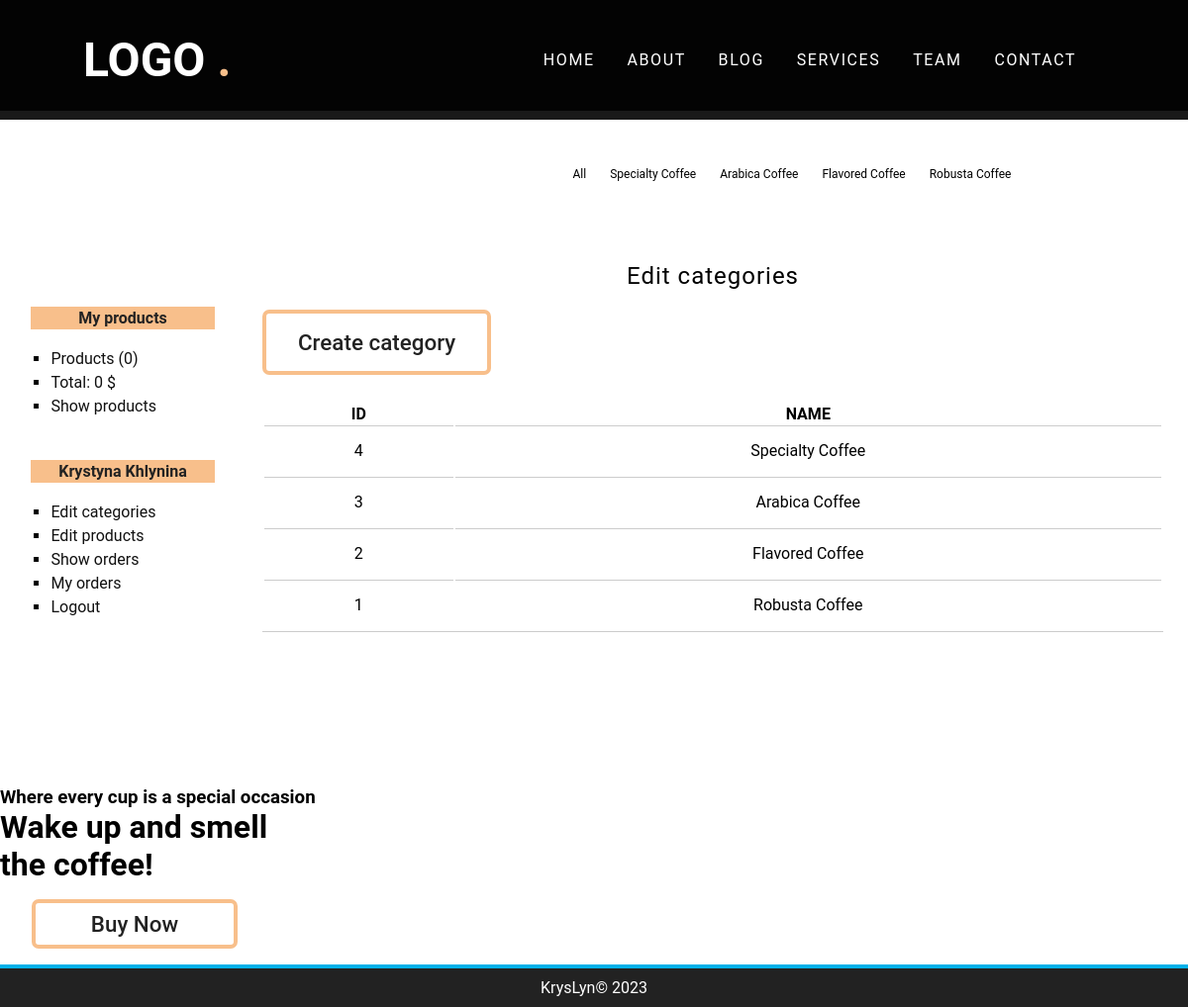
The page /categoria/index (signed in) on the database its author committed.
### tables this page shows
CREATE TABLE `categorias` (
  `id` int(255) NOT NULL,
  `nombre` varchar(100) NOT NULL
);

### config/db.php (called while the page is built)
<?php
class Database{
	public static function connect(){
		$db = new mysqli('localhost', 'root', '', 'tienda_master');
		$db->query("SET NAMES 'utf8'");
		return $db;
	}
}

### helpers/utils.php (called while the page is built, shortened)
<?php
class Utils{
	public static function showCategorias(){
		require_once 'models/categoria.php';
		$categoria = new Categoria();
		$categorias = $categoria->getAll();
		return $categorias;
	}
}

### models/categoria.php (called while the page is built, shortened)
<?php
class Categoria{
	private $db;
	public function __construct() {
		$this->db = Database::connect();
	}
	public function getAll(){
		$categorias = $this->db->query("SELECT * FROM categorias ORDER BY id DESC;");
		return $categorias;
	}
}

### controllers/CategoriaController.php (called while the page is built, shortened)
<?php
require_once 'models/categoria.php';
class categoriaController{
	public function index(){
		$categoria = new Categoria();
		$categorias = $categoria->getAll();
		require_once 'views/categoria/index.php';
	}
}

### views/categoria/index.php (the view)
<h1>Edit categories</h1>
<a href="<?=base_url?>categoria/crear" class="button btn-create">
	Create category
</a>
<table>
	<tr>
		<th>ID</th>
		<th>NAME</th>
	</tr>
	<?php while($cat = $categorias->fetch_object()): ?>
		<tr>
			<td><?=$cat->id;?></td>
			<td><?=$cat->nombre;?></td>
		</tr>
	<?php endwhile; ?>
</table>

### views/layout/header.php (shortened to what this page needs)
<!DOCTYPE HTML>
<html lang="de">
	<head>
		<link rel="stylesheet" href="<?=base_url?>assets/css/styles.css" />
		<link rel="stylesheet" href="https://cdnjs.cloudflare.com/ajax/libs/font-awesome/6.2.1/css/all.min.css" />
	</head>
	<body>
		<div id="container">
			  <div class="header" id="home">
        <nav id="navbar">
            <a href="#home" class="logo">LOGO <span>.</span></a>
            <div class="links" id="nav">
                <a href="#home">Home</a>
                <a href="#about">About</a>
                <a href="#blog">Blog</a>
                <a href="#service">Services</a>
                <a href="#team">Team</a>
                <a href="#contact">Contact</a>
            </div>
        </nav>
		</div>
<?php $categorias = Utils::showCategorias(); ?>
			<nav id="menu">
				<ul>
					<li>
						<a href="<?=base_url?>">All</a>
					</li>
					<?php while($cat = $categorias->fetch_object()): ?>
						<li>
							<a href="<?=base_url?>categoria/ver&id=<?=$cat->id?>"><?=$cat->nombre?></a>
						</li>
					<?php endwhile; ?>
				</ul>
			</nav>
			<div id="content">

### assets/css/styles.css (style rules this page uses)
:root { --font-heading: crimson; --para-font: #777777; --black: #222222; --bg: #f8bf8b; --white: #fff; }
* { font-family: 'Roboto', sans-serif; margin: 0; padding: 0; box-sizing: border-box; outline: none; border: none; text-decoration: none; transition: 0.2s linear; }
a { color: #111111; }
table { text-align: center; width: 100%; border-bottom: 1px solid #ccc; margin-top: 3rem; }
td { border-top: 1px solid #ccc; padding: 15px; }
#container { width: 100%; margin: 0px auto; box-shadow: 0px 0px 10px gray; background: white; }
.header { width: 100%; height: 14vh; background: var(--black); background-repeat: no-repeat; background-size: cover; }
#navbar { background: rgba(0, 0, 0, 0.9); display: flex; align-items: center; justify-content: space-between; padding: 2rem 7%; position: fixed; top: 0; left: 0; right: 0; z-index: 10000; }
.logo { font-size: 3rem; font-weight: 700; color: var(--white); }
.logo span { color: var(--bg); }
nav .links a { color: var(--white); font-size: 1rem; margin-right: 1.8rem; text-transform: uppercase; letter-spacing: 0.1rem; position: relative; }
nav .links a:after { content: ''; width: 0%; height: 2px; background: var(--bg); position: absolute; left: 0; bottom: -12px; transition: 0.4s; }
#menu { clear: both; background: #fff; color: white; height: 8rem; display: flex; justify-content: center; align-items: center; font-size: 12px; }
#menu ul { list-style: none; text-decoration: none; margin-left: 25rem; }
#menu ul li { line-height: 55px; float: left; }
#menu a { display: block; color: rgb(0, 0, 0); text-decoration: none; padding-left: 12px; padding-right: 12px; transition: all 300ms; }
#content { margin: 0px auto; overflow: hidden; background: #fff; }
input[type="button"], input[type="submit"], button, .button { padding: 1rem 5rem; margin: 3rem 0; cursor: pointer; color: var(--black); font-size: 1.4rem; font-weight: 500; border: 0.3rem solid var(--bg); border-radius: 7px; background: none; transition: all linear 0.5s; }
.btn-create { padding: 1rem 2rem; }
#central h1 { font-size: 24px; font-weight: normal; letter-spacing: 1px; text-align: center; margin-bottom: 20px; padding: 20px; padding-top: 0px; }

### rows shown on the page
categorias: nombre "Specialty Coffee", id "4"
categorias: nombre "Arabica Coffee", id "3"
categorias: nombre "Flavored Coffee", id "2"
categorias: nombre "Robusta Coffee", id "1"

### other values the page prints
$stats['count'] "0"
$stats['total'] "0"
$_SESSION['identity']->nombre "Krystyna"
$_SESSION['identity']->apellidos "Khlynina"
